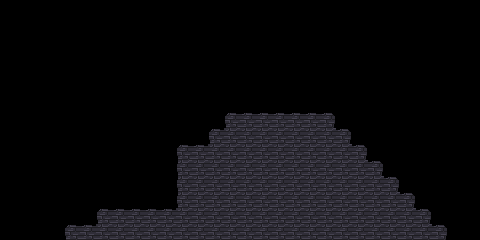

This is a level from a 2D game, rendered from its Tiled map with the project's own tilesets. A one-line summary and the complete map file follow:
An orthogonal 30x15 tile map with 16x16 px tiles, 2 tile layers (Tile Layer 1, Tile Layer 2), 2 tilesets and 1 object (player).

<map version="1.4" tiledversion="1.4.3" orientation="orthogonal" renderorder="right-down" width="30" height="15" tilewidth="16" tileheight="16" infinite="0" nextlayerid="4" nextobjectid="2">
 <editorsettings>
  <export target="stage1.lua" format="lua" />
 </editorsettings>
 <tileset firstgid="1" source="wall.tsx" />
 <tileset firstgid="10" source="brick.tsx" />
 <layer id="1" name="Tile Layer 1" width="30" height="15" opacity="0.4">
  <data encoding="csv">
0,0,0,0,0,0,0,0,0,0,0,0,0,0,0,0,0,0,0,0,0,0,0,0,0,0,0,0,0,0,
0,0,0,0,0,0,0,0,0,0,0,0,0,0,0,0,0,0,0,0,0,0,0,0,0,0,0,0,0,0,
0,0,0,0,0,0,0,0,0,0,0,0,0,0,0,0,0,0,0,0,0,0,0,0,0,0,0,0,0,0,
0,0,0,0,0,0,0,0,0,0,0,0,0,0,0,0,0,0,0,0,0,0,0,0,0,0,0,0,0,0,
0,0,0,0,0,0,0,0,0,0,0,0,0,0,0,0,0,0,0,0,0,0,0,0,0,0,0,0,0,0,
0,0,0,0,0,0,0,0,0,0,0,0,0,0,0,0,0,0,0,0,0,0,0,0,0,0,0,0,0,0,
0,0,0,0,0,0,0,0,0,0,0,0,0,0,0,0,0,0,0,0,0,0,0,0,0,0,0,0,0,0,
0,0,0,0,0,0,0,0,0,0,0,0,0,0,0,0,0,0,0,0,0,0,0,0,0,0,0,0,0,0,
0,0,0,0,0,0,0,0,0,0,0,0,0,0,0,0,0,0,0,0,0,0,0,0,0,0,0,0,0,0,
0,0,0,0,0,0,0,0,0,0,0,0,0,0,0,0,0,0,0,0,0,0,0,0,0,0,0,0,0,0,
0,0,0,0,0,0,0,0,0,0,0,0,0,0,0,0,0,0,0,0,0,0,0,0,0,0,0,0,0,0,
0,0,0,0,0,0,0,0,0,0,0,0,0,0,0,0,0,0,0,0,0,0,0,0,0,0,0,0,0,0,
0,0,0,0,0,0,0,0,0,0,0,0,0,0,0,0,0,0,0,0,0,0,0,0,0,0,0,0,0,0,
0,0,0,0,0,0,0,0,0,0,0,0,0,0,0,0,0,0,0,0,0,0,0,0,0,0,0,0,0,0,
0,0,0,0,0,0,0,0,0,0,0,0,0,0,0,0,0,0,0,0,0,0,0,0,0,0,0,0,0,0
</data>
 </layer>
 <layer id="2" name="Tile Layer 2" width="30" height="15">
  <data encoding="csv">
0,0,0,0,0,0,0,0,0,0,0,0,0,0,0,0,0,0,0,0,0,0,0,0,0,0,0,0,0,0,
0,0,0,0,0,0,0,0,0,0,0,0,0,0,0,0,0,0,0,0,0,0,0,0,0,0,0,0,0,0,
0,0,0,0,0,0,0,0,0,0,0,0,0,0,0,0,0,0,0,0,0,0,0,0,0,0,0,0,0,0,
0,0,0,0,0,0,0,0,0,0,0,0,0,0,0,0,0,0,0,0,0,0,0,0,0,0,0,0,0,0,
0,0,0,0,0,0,0,0,0,0,0,0,0,0,0,0,0,0,0,0,0,0,0,0,0,0,0,0,0,0,
0,0,0,0,0,0,0,0,0,0,0,0,0,0,0,0,0,0,0,0,0,0,0,0,0,0,0,0,0,0,
0,0,0,0,0,0,0,0,0,0,0,0,0,0,0,0,0,0,0,0,0,0,0,0,0,0,0,0,0,0,
0,0,0,0,0,0,0,0,0,0,0,0,0,0,10,11,11,11,11,11,12,0,0,0,0,0,0,0,0,0,
0,0,0,0,0,0,0,0,0,0,0,0,0,10,14,14,14,14,14,14,14,12,0,0,0,0,0,0,0,0,
0,0,0,0,0,0,0,0,0,0,0,10,11,14,14,14,14,14,14,14,14,14,12,0,0,0,0,0,0,0,
0,0,0,0,0,0,0,0,0,0,0,13,14,14,14,14,14,14,14,14,14,14,14,12,0,0,0,0,0,0,
0,0,0,0,0,0,0,0,0,0,0,13,14,14,14,14,14,14,14,14,14,14,14,14,12,0,0,0,0,0,
0,0,0,0,0,0,0,0,0,0,0,13,14,14,14,14,14,14,14,14,14,14,14,14,14,12,0,0,0,0,
0,0,0,0,0,0,10,11,11,11,11,14,14,14,14,14,14,14,14,14,14,14,14,14,14,14,12,0,0,0,
0,0,0,0,10,11,14,14,14,14,14,14,14,14,14,14,14,14,14,14,14,14,14,14,14,14,14,12,0,0
</data>
 </layer>
 <objectgroup id="3" name="entities">
  <object id="1" name="player" x="76.7432" y="194.856" />
 </objectgroup>
</map>